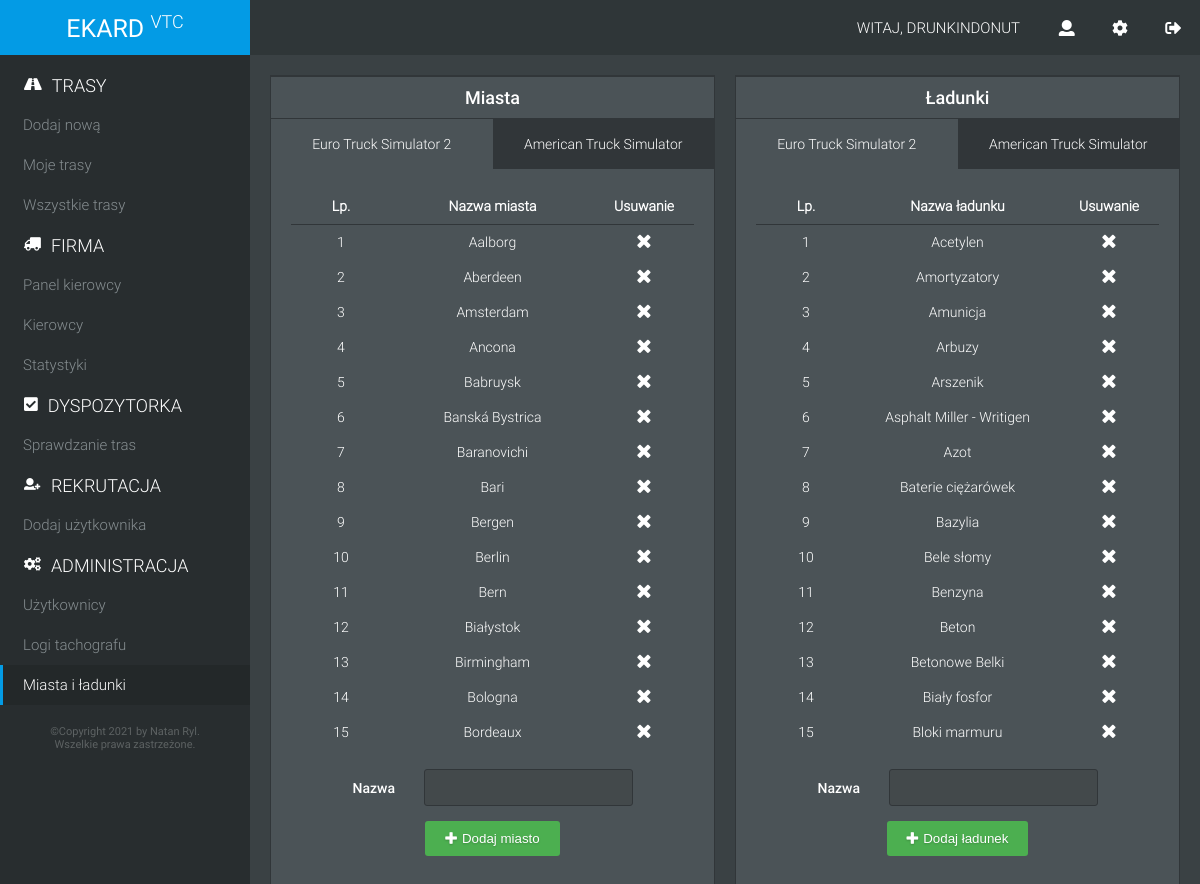
The app's page /cities_loads.php (signed in) with its own data.
### tables this page shows
CREATE TABLE `cities` (
  `Id` int(11) NOT NULL,
  `CityName` varchar(50) NOT NULL,
  `Game` varchar(4) NOT NULL
);

CREATE TABLE `loads` (
  `Id` int(11) NOT NULL,
  `LoadName` varchar(100) NOT NULL,
  `Game` varchar(4) NOT NULL
);

### cities_loads.php (the view, shortened to what this page needs)
<?php
	require_once("db_conn.php");
?>
<!DOCTYPE html>
<html lang="pl">
	<head>
	</head>
	<body>
		<?php require_once("header.php"); ?>
		<nav>
			<div class="nav_section">
				<h1><span class="fas fa-road fa-sm" aria-hidden="true"></span>TRASY</h1>
				<ul>
					<a href="new_route" title="Dodaj nową trasę" class="nav_item"><li>Dodaj nową</li></a>
					<a href="my_routes" title="Moje trasy" class="nav_item"><li>Moje trasy</li></a>
					<a href="all_routes" title="Wszystkie trasy" class="nav_item"><li>Wszystkie trasy</li></a>
				</ul>
			</div>
			<div class="nav_section">
				<h1><span class="fas fa-truck fa-xs" aria-hidden="true"></span>FIRMA</h1>
				<ul>
					<a href="index" title="Panel kierowcy" class="nav_item"><li>Panel kierowcy</li></a>
					<a href="drivers" title="Lista kierowców" class="nav_item"><li>Kierowcy</li></a>
					<a href="stats" title="Statystyki" class="nav_item"><li>Statystyki</li></a>
				</ul>
			</div>
			<?php
				$login = $_SESSION["Login"];
				$userRank = mysqli_fetch_row(mysqli_query($conn, "SELECT Rank FROM users WHERE Login = '$login';"));
				$numberRoutesToCheck = mysqli_num_rows(mysqli_query($conn, "SELECT Status FROM routes WHERE Status = 'Oczekuje';"));
				if($userRank[0] == "Programista" OR $userRank[0] == "Właściciel" OR $userRank[0] == "Prezes" OR $userRank[0] == "Dyspozytor" OR $userRank[0] == "VIP"){
					echo '<div class="nav_section">
				<h1><span class="fas fa-check-square fa-sm" aria-hidden="true"></span>DYSPOZYTORKA</h1>
				<ul>
					<a href="check_route" title="Sprawdzanie tras" class="nav_item"><li>Sprawdzanie tras';if($numberRoutesToCheck >= 1){echo '<span class="number_routes_to_check">'.$numberRoutesToCheck.'</span>';}echo '</li></a>
				</ul>
			</div>';
				}
				if($userRank[0] == "Programista" OR $userRank[0] == "Właściciel" OR $userRank[0] == "Prezes" OR $userRank[0] == "Rekruter" OR $userRank[0] == "VIP"){
					echo '<div class="nav_section">
				<h1><span class="fas fa-user-plus fa-xs" aria-hidden="true"></span>REKRUTACJA</h1>
				<ul>
					<a href="add_user" title="Dodaj użytkownika" class="nav_item"><li>Dodaj użytkownika</li></a>
				</ul>
			</div>';
				}
				if($userRank[0] == "Programista" OR $userRank[0] == "Właściciel" OR $userRank[0] == "Prezes"){
					echo '<div class="nav_section">
				<h1><span class="fas fa-cogs fa-xs" aria-hidden="true"></span>ADMINISTRACJA</h1>
				<ul>
					<a href="edit_users" title="Edytuj użytkowników" class="nav_item"><li>Użytkownicy</li></a>
					<a href="tachograph_logs" title="Logi tachografu" class="nav_item"><li>Logi tachografu</li></a>
					<a href="cities_loads" title="Miasta i ładunki" class="nav_item nav_active"><li>Miasta i ładunki</li></a>
				</ul>
			</div>';
				}
			?>
			<div class="nav-section">
				<div class="nav_copy">&copy;Copyright <?php echo date("Y"); ?> by <a href="http://steamcommunity.com/id/drunkin_donut" target="_blank">Natan Ryl</a>.<br />Wszelkie prawa zastrzeżone.</div>
			</div>
		</nav>
		<section class="cities_loads">
			<div class="block cities">
				<h1>Miasta</h1>
				<div class="block_content">
					<div class="gamechange_cities_tab">
						<div class="gamechange_cities_ets2 gamechange_active">
							Euro Truck Simulator 2
						</div>
						<div class="gamechange_cities_ats">
							American Truck Simulator
						</div>
					</div>
					<div class="cities_tab_ets2 tab_active">
						<div class="cities_table">
							<table>
								<thead>
									<tr>
										<th>Lp.</th>
										<th>Nazwa miasta</th>
										<th>Usuwanie</th>
									</tr>
								</thead>
								<tbody>
									<?php
										$ets2CitiesList = mysqli_query($conn, "SELECT * FROM cities WHERE Game = 'ets2' ORDER BY CityName;");
										$i = 1;
										while($wiersz = mysqli_fetch_row($ets2CitiesList)){
											echo "<tr><td>$i</td><td>$wiersz[1]</td><td class='del_city_button'><form action='cities_loads' method='POST'><input type='text' name='city_id' value='$wiersz[0]' hidden /><button type='submit' title='Usuń $wiersz[1]'><span class='fas fa-times fa-lg' onclick='return confirm(\"Czy na pewno chcesz usunąć to miasto z bazy?\");'></span></button></form></td></tr>";
											$i++;
										}
									?>
								</tbody>
							</table>
						</div>
						<div class="add_city_ets2">
							<form action="cities_loads" method="POST">
								<div class="form-group">
									<label for="city_name">Nazwa</label>
									<input type="text" name="city_name" title="Nazwa miasta" required />
								</div>
								<button type="submit" title="Dodaj miasto"><span class="fas fa-plus" aria-hidden="true"></span>Dodaj miasto</button>
							</form>
						</div>
					</div>
				</div>
			</div>
			<div class="block loads">
				<h1>Ładunki</h1>
				<div class="block_content">
					<div class="gamechange_loads_tab">
						<div class="gamechange_loads_ets2 gamechange_active">
							Euro Truck Simulator 2
						</div>
						<div class="gamechange_loads_ats">
							American Truck Simulator
						</div>
					</div>
					<div class="loads_tab_ets2 tab_active">
						<div class="loads_table">
							<table>
								<thead>
									<tr>
										<th>Lp.</th>
										<th>Nazwa ładunku</th>
										<th>Usuwanie</th>
									</tr>
								</thead>
								<tbody>
									<?php
										$ets2LoadsList = mysqli_query($conn, "SELECT * FROM loads WHERE Game = 'ets2' ORDER BY LoadName;");
										$i = 1;
										while($wiersz = mysqli_fetch_row($ets2LoadsList)){
											echo "<tr><td>$i</td><td>$wiersz[1]</td><td class='del_load_button'><form action='cities_loads' method='POST'><input type='text' name='load_id' value='$wiersz[0]' hidden /><button type='submit' title='Usuń $wiersz[1]'><span class='fas fa-times fa-lg' onclick='return confirm(\"Czy na pewno chcesz usunąć ten ładunek z bazy?\");'></span></button></form></td></tr>";
											$i++;
										}
									?>
								</tbody>
							</table>
						</div>
						<div class="add_load_ets2">
							<form action="cities_loads" method="POST">
								<div class="form-group">
									<label for="load_name">Nazwa</label>
									<input type="text" name="load_name" title="Nazwa ładunku" required />
								</div>
								<button type="submit" title="Dodaj ładunek"><span class="fas fa-plus" aria-hidden="true"></span>Dodaj ładunek</button>
							</form>
						</div>
					</div>
				</div>
			</div>
		</section>
	</body>
</html>

### records on screen
cities: CityName "Aalborg"
cities: CityName "Aberdeen"
cities: CityName "Amsterdam"
cities: CityName "Ancona"
cities: CityName "Babruysk"
cities: CityName "Banská Bystrica"
cities: CityName "Baranovichi"
cities: CityName "Bari"
cities: CityName "Bergen"
cities: CityName "Berlin"
cities: CityName "Bern"
cities: CityName "Białystok"
cities: CityName "Birmingham"
cities: CityName "Bologna"
cities: CityName "Bordeaux"
loads: LoadName "Acetylen"
loads: LoadName "Amortyzatory"
loads: LoadName "Amunicja"
loads: LoadName "Arbuzy"
loads: LoadName "Arszenik"
loads: LoadName "Asphalt Miller - Writigen"
loads: LoadName "Azot"
loads: LoadName "Baterie ciężarówek"
loads: LoadName "Bazylia"
loads: LoadName "Bele słomy"
loads: LoadName "Benzyna"
loads: LoadName "Beton"
loads: LoadName "Betonowe Belki"
loads: LoadName "Biały fosfor"
loads: LoadName "Bloki marmuru"

### other values on screen
$_SESSION["Login"] "DRUNKINDONUT"
